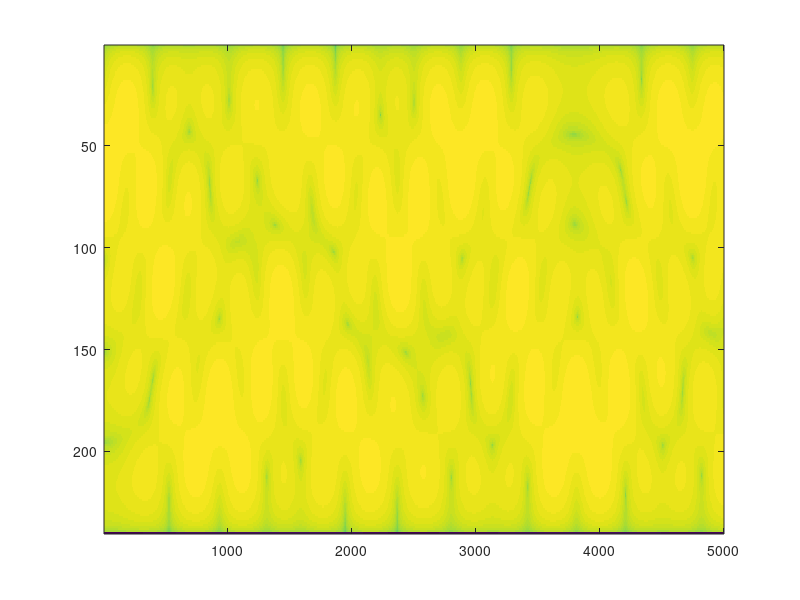

Reproduce this figure in MATLAB. (Note: this script raises an error after producing the figure.)
close all
clear variables
clc

c = 1500;
f = 400;
H = 60;
ro_s = 1;
ro = 1;
dz = 0.25;

w = 2*pi * f;
k0 = sqrt(w^2 / c^2);

m = 5;
modes = 1:1:m;
x = 1:1:5000;
z = 0 + dz:dz:H;
z_s = 15;

const = (sqrt(2*pi * k0) * exp(-1i * (k0 - pi/4))) / ro_s;

k = sqrt(w^2/c^2 - (pi * modes / H).^2);
x_k = exp(1i * k .* x') ./ k;

fi = sqrt(2 * ro / H) * sin(z' .* sqrt(w^2 / c^2 - k.^2));
fi_s = sqrt(2 * ro / H) * sin(z_s * sqrt(w^2 / c^2 - k.^2));


fi_mult = zeros(H / dz, m);
for i = 1:m
    fi_mult(:,i) = fi_s(i) * fi(:,i);
end

sums = zeros(H / dz, 5000);
for i = 1:H / dz
    for j = 1:5000
        sums(i, j) = sum(fi_mult(i,:) .* x_k(j,:));
    end
end

TL = 20 * log10(abs(const * sums));

figure
imagesc(TL(:,:))
clim([-40 -15])
colormap(jet)
colorbar



